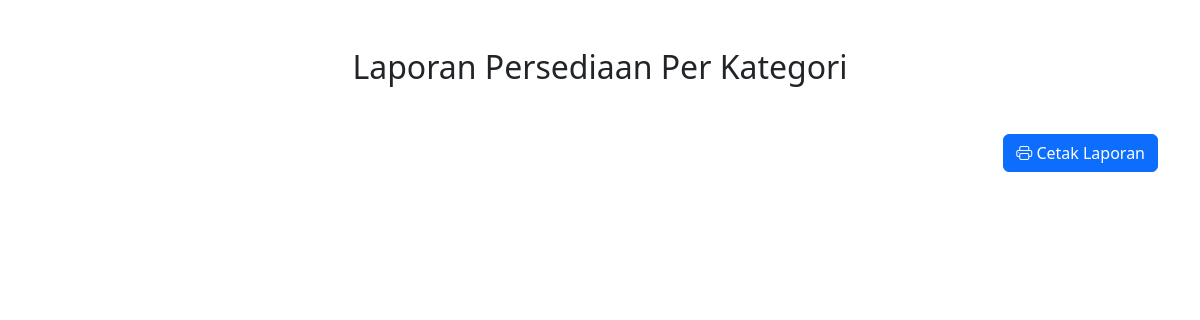
/laporan/laporan_persediaan_kategori.php, run on an earlier commit of the app's database.
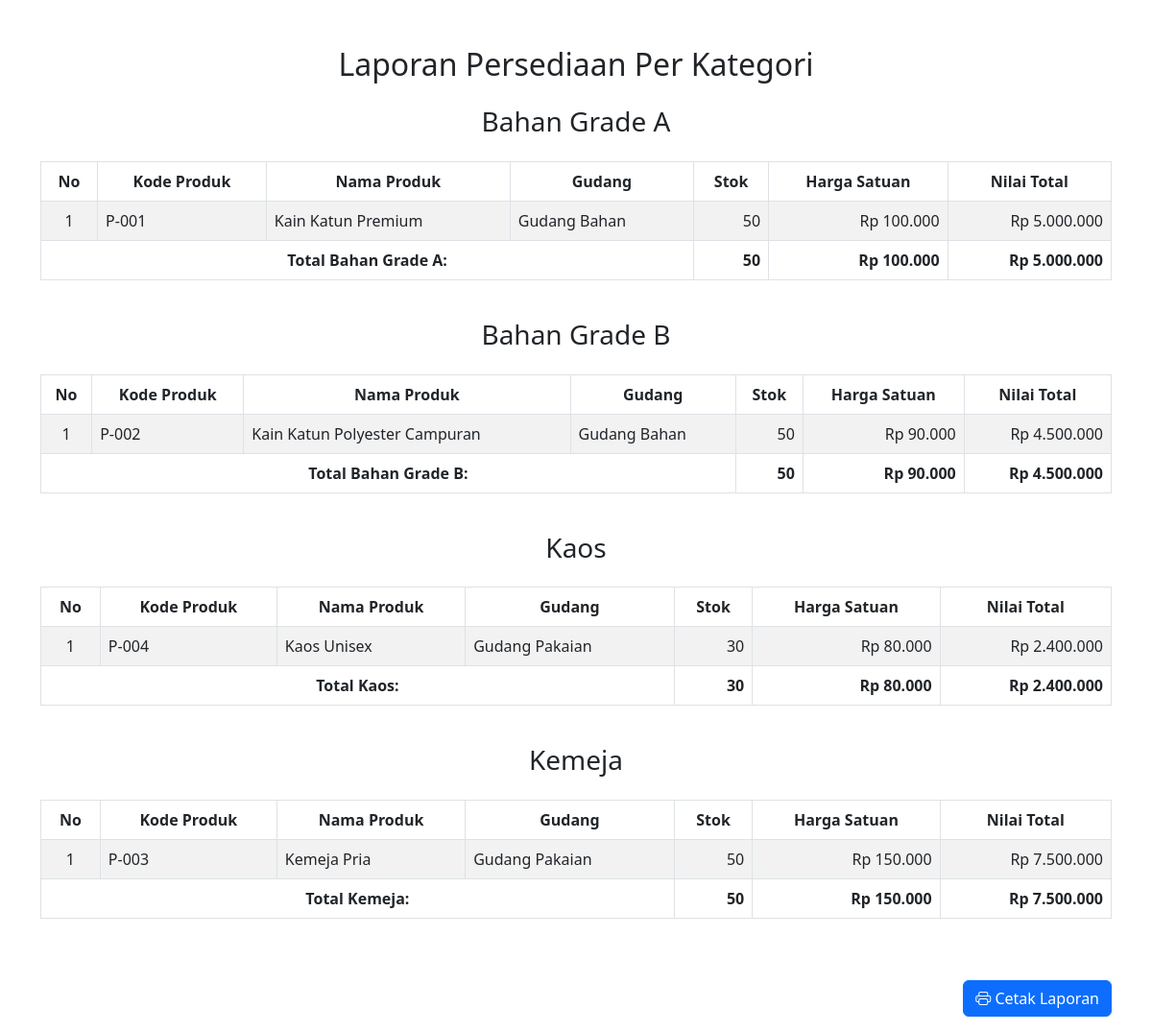
And on a later commit of the database.
### tables this page shows
CREATE TABLE `produk` (
  `id_produk` int NOT NULL,
  `kode_produk` varchar(50) NOT NULL,
  `nama_produk` varchar(100) NOT NULL,
  `id_kategori` int DEFAULT NULL,
  `id_gudang` int DEFAULT NULL,
  `id_user` int DEFAULT NULL,
  `status` ENUM('tersedia','dipinjam','sedang digunakan','dipindahkan','dalam perbaikan','rusak','tidak aktif') NOT NULL DEFAULT 'tersedia',
  `kondisi` ENUM('baik','rusak','diperbaiki','usang','lainnya') NOT NULL DEFAULT 'baik',
  `lokasi_custom` varchar(255) DEFAULT NULL,
  `harga_default` decimal(15,2) NOT NULL DEFAULT '0.00',
  `harga_satuan` decimal(15,2) NOT NULL,
  `jumlah_stok` int NOT NULL DEFAULT '0',
  `satuan` varchar(50) NOT NULL,
  `total_nilai` decimal(15,2) GENERATED ALWAYS AS ((`jumlah_stok` * `harga_default`)) STORED,
  `tersedia` TINYINT(1) NOT NULL DEFAULT 1,
  `last_tracked_at` DATETIME NOT NULL DEFAULT CURRENT_TIMESTAMP ON UPDATE CURRENT_TIMESTAMP,
  `gambar_produk` varchar(255) DEFAULT NULL
);

CREATE TABLE `gudang` (
  `id_gudang` int NOT NULL,
  `nama_gudang` varchar(100) NOT NULL,
  `lokasi` varchar(255) DEFAULT NULL
);

### laporan/laporan_persediaan_kategori.php (the view, shortened to what this page needs)
<?php
include ("../koneksi/koneksi.php");
function formatRupiah($angka)
{
    return 'Rp ' . number_format($angka, 0, ',', '.');
}
$query = "SELECT k.nama_kategori AS kategori, p.kode_produk, p.nama_produk,
                 g.nama_gudang, p.jumlah_stok AS stok,
                 COALESCE(NULLIF(p.harga_default, 0), p.harga_satuan, 0) AS harga_default,
                 (p.jumlah_stok * COALESCE(NULLIF(p.harga_default, 0), p.harga_satuan, 0)) AS nilai_total
          FROM Produk p
          JOIN Kategori k ON p.id_kategori = k.id_kategori
          JOIN StokGudang s ON p.id_produk = s.id_produk
          JOIN Gudang g ON s.id_gudang = g.id_gudang
          ORDER BY k.nama_kategori, p.nama_produk";
$stmt = $koneksi->prepare($query);
$stmt->execute();
$result = $stmt->get_result();
$kategoriData = [];
while ($produk = $result->fetch_assoc()) {
    $kategoriData[$produk['kategori']][] = $produk;
}
?>
<!DOCTYPE html>
<html lang="en">
<head>
    <link rel="stylesheet" href="https://cdnjs.cloudflare.com/ajax/libs/bootstrap/5.3.0/css/bootstrap.min.css">
    <link rel="stylesheet" href="https://cdnjs.cloudflare.com/ajax/libs/bootstrap-icons/1.5.0/font/bootstrap-icons.min.css">
    <link rel="stylesheet" href="../assets/css/laporan.css">
</head>
<body>
<div class="container my-5 print-area">
    <h2 class="text-center mb-4">Laporan Persediaan Per Kategori</h2>
    <?php foreach ($kategoriData as $kategori => $produks): ?>
        <h3 class="text-center my-4"><?= htmlspecialchars($kategori) ?></h3>
        <div class="table-container">
            <table class="table table-bordered table-striped table-hover">
                <thead>
                    <tr class="text-center bg-teal text-white">
                        <th>No</th>
                        <th>Kode Produk</th>
                        <th>Nama Produk</th>
                        <th>Gudang</th>
                        <th>Stok</th>
                        <th>Harga Satuan</th>
                        <th>Nilai Total</th>
                    </tr>
                </thead>
                <tbody>
                    <?php
                    $nomor = 1;
                    $totalStok = 0;
                    $totalHargaSatuan = 0;
                    $totalNilai = 0;
                    foreach ($produks as $produk) {
                        echo "<tr>";
                        echo "<td class='text-center'>{$nomor}</td>";
                        echo "<td>{$produk['kode_produk']}</td>";
                        echo "<td>{$produk['nama_produk']}</td>";
                        echo "<td>{$produk['nama_gudang']}</td>";
                        echo "<td class='text-end'>{$produk['stok']}</td>";
                        echo "<td class='text-end'>" . formatRupiah($produk['harga_default']) . "</td>";
                        echo "<td class='text-end'>" . formatRupiah($produk['nilai_total']) . "</td>";
                        echo "</tr>";
                        $totalStok += $produk['stok'];
                        $totalHargaSatuan += $produk['harga_default'];
                        $totalNilai += $produk['nilai_total'];
                        $nomor++;
                    }
                    ?>
                </tbody>
                <tfoot>
                    <tr>
                        <th colspan="4" class="text-center">Total <?= htmlspecialchars($kategori) ?>:</th>
                        <th class="text-end"><?= $totalStok ?></th>
                        <th class="text-end"><?= formatRupiah($totalHargaSatuan) ?></th>
                        <th class="text-end"><?= formatRupiah($totalNilai) ?></th>
                    </tr>
                </tfoot>
            </table>
        </div>
    <?php endforeach; ?>
</div>
<div class="container footer-buttons mb-3">
    <button onclick="window.print()" class="btn btn-primary">
        <i class="bi bi-printer"></i> Cetak Laporan
    </button>
</div>
</body>
</html>

### assets/css/laporan.css (style rules this page uses)
* { margin: 0; padding: 0; }
:root { --teal: #20c997; }
.table-container { overflow-x: auto; margin-top: 20px; }
.bg-teal { background-color: var(--teal); }
.footer-buttons { margin-top: 20px; text-align: right; }

What changed in the data, as far as the page shows it:
now on this page (row edited): produk: kode_produk "P-001", nama_produk "Kain Katun Premium", gudang.nama_gudang "Gudang Bahan", jumlah_stok "50", harga_default "Rp 100.000", nilai_total "Rp 5.000.000", shown under "Bahan Grade A"
now on this page (row edited): produk: kode_produk "P-002", nama_produk "Kain Katun Polyester Campuran", gudang.nama_gudang "Gudang Bahan", jumlah_stok "50", harga_default "Rp 90.000", nilai_total "Rp 4.500.000", shown under "Bahan Grade B"
now on this page (row edited): produk: kode_produk "P-004", nama_produk "Kaos Unisex", gudang.nama_gudang "Gudang Pakaian", jumlah_stok "30", harga_default "Rp 80.000", nilai_total "Rp 2.400.000", shown under "Kaos"
now on this page (row edited): produk: kode_produk "P-003", nama_produk "Kemeja Pria", gudang.nama_gudang "Gudang Pakaian", jumlah_stok "50", harga_default "Rp 150.000", nilai_total "Rp 7.500.000", shown under "Kemeja"
Also different on the page:
new list line: "Bahan Grade A No Kode Produk Nama Produk Gudang Stok Harga Satuan Nilai Total Total Bahan Grade A : 50 Rp 100.000 Rp 5.000.000"
new list line: "Bahan Grade B No Kode Produk Nama Produk Gudang Stok Harga Satuan Nilai Total Total Bahan Grade B : 50 Rp 90.000 Rp 4.500.000"
new list line: "Kaos No Kode Produk Nama Produk Gudang Stok Harga Satuan Nilai Total Total Kaos : 30 Rp 80.000 Rp 2.400.000"
new list line: "Kemeja No Kode Produk Nama Produk Gudang Stok Harga Satuan Nilai Total Total Kemeja : 50 Rp 150.000 Rp 7.500.000"
